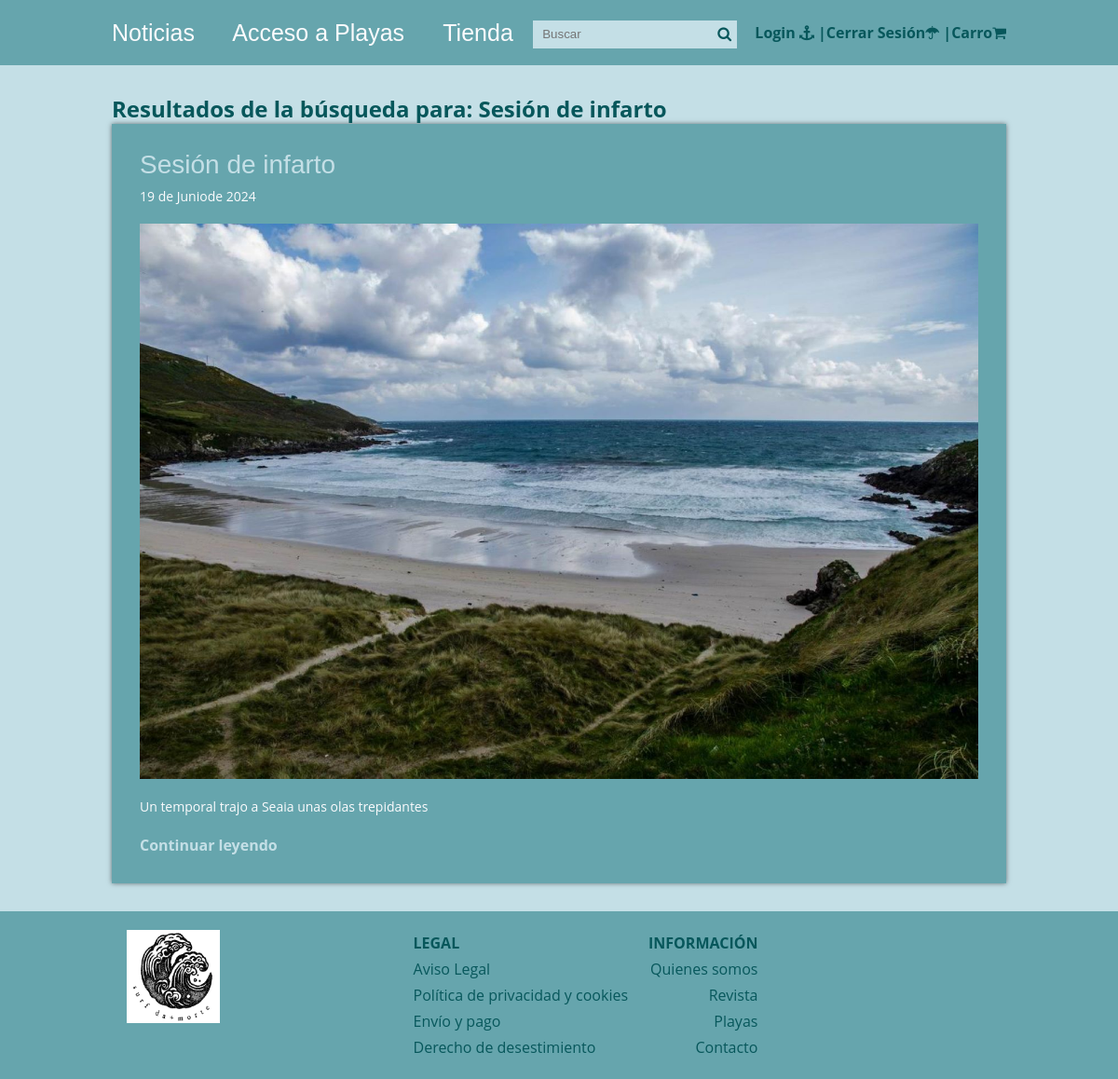
The page /buscador_mejorado.php?busqueda=Sesión de infarto on the database its author committed.
### tables this page shows
CREATE TABLE IF NOT EXISTS Articulos (
    id INT AUTO_INCREMENT PRIMARY KEY,
    titulo VARCHAR(255) NOT NULL,
    extracto TEXT,
    fecha TIMESTAMP DEFAULT CURRENT_TIMESTAMP,
    text TEXT,
    thumb VARCHAR(255),  
    CodCategoria INT,
    FOREIGN KEY (CodCategoria) REFERENCES Categorias_Articulos(CodCategoria)
);

### buscador_mejorado.php (called while the page is built, shortened)
<?php
require 'admin/config.php';
require 'functions.php';
$conexion = conexion($bd_config);
$resultados = [];
if ($_SERVER['REQUEST_METHOD'] == 'GET' && !empty($_GET['busqueda'])) {
    $busqueda = limpiarDatos($_GET['busqueda']);
    $queries = [
        'articulos' => 'SELECT * FROM articulos WHERE titulo LIKE :busqueda OR text LIKE :busqueda',
        'playas' => 'SELECT * FROM playas WHERE nombre LIKE :busqueda OR descripcion LIKE :busqueda',
        'productos' => 'SELECT * FROM productos WHERE nombre LIKE :busqueda OR descripcion LIKE :busqueda'
    ];
    foreach ($queries as $table => $query) {
        $statement = $conexion->prepare($query);
        $statement->execute([':busqueda' => "%$busqueda%"]);
        $resultados = array_merge($resultados, $statement->fetchAll());
    }
} else {
    header('Location: ' . RUTA . '/index.php');
    exit();
}
require 'views/buscar_mejorado.view.php';
?>

### functions.php (called while the page is built, shortened)
<?php
function limpiarDatos($datos){
    $datos = trim($datos);
     $datos = stripslashes($datos);
     $datos = htmlspecialchars($datos);
     return $datos;
}
function fecha($fecha){
    $timestamp = strtotime($fecha);
    $meses = ['Enero', 'Febrero', 'Marzo', 'Abril', 'Mayo', 'Junio', 'Julio', 'Agosto', 'Septiembre', 'Octubre', 'Noviembre', 'Diciembre'];
    $dia = date('d', $timestamp);
    $mes = date('m', $timestamp) - 1;
    $year = date('Y', $timestamp);
    $fecha = "$dia de " .$meses[$mes] . "de $year";
    return $fecha;
}
?>

### views/buscar_mejorado.view.php (the view, shortened to what this page needs)
<?php require 'header.php'; ?>
<div class="contenedor">
    <h2 class="titulo">Resultados de la búsqueda para: <?php echo $busqueda; ?></h2>
    <?php if (empty($resultados)): ?>
        <p>No se encontraron resultados para: <?php echo $busqueda; ?></p>
    <?php else: ?>
        <?php foreach($resultados as $resultado): ?>
            <?php if (isset($resultado['titulo'])): ?>
                <div class="post">
                    <article>
                        <h2 class="titulo">
                            <a href="single.php?id=<?php echo $resultado['id']; ?>">
                                <?php echo $resultado['titulo']; ?>
                            </a>
                        </h2>
                        <p class="fecha"><?php echo fecha($resultado['fecha']); ?></p>
                        <?php if (isset($resultado['thumb'])): ?>
                            <div class="thumb">
                                <a href="single.php?id=<?php echo $resultado['id']; ?>">
                                    <img style="overflow-clip-margin: content-box; overflow: clip;" src="<?php echo RUTA; ?>/imagenes/<?php echo $resultado['thumb']; ?>" alt="">
                                </a>
                            </div>
                        <?php endif; ?>
                        <?php if (isset($resultado['extracto'])): ?>
                            <p class="extracto"><?php echo $resultado['extracto']; ?></p>
                        <?php endif; ?>
                        <a href="single.php?id=<?php echo $resultado['id']; ?>" class="continuar">Continuar leyendo</a>
                    </article>
                </div>
            <?php endif; ?>
        <?php endforeach; ?>
    <?php endif; ?>
</div>
<?php require 'footer.php'; ?>

### css/estilos.css (style rules this page uses)
:root { --color4: #003b46; --color2: #07575b; --color3: #66a5ad; --color1: #c4dfe6; --color5: #fbfbfd; }
* { margin: 0; padding: 0; -webkit-box-sizing: border-box; -moz-box-sizing: border-box; box-sizing: border-box; }
body { font-size: 16px; font-family: 'Open Sans', sans-serif; background: var(--color1); color: var(--color2); margin: 0; }
a { text-decoration: none; color: var(--color5); }
.contenedor { max-width: 1000px; width: 80%; margin: auto; position: relative; }
.post { width: 100%; background: var(--color3); box-shadow: 0px 0px 5px rgba(0,0,0, .5); margin-bottom: 30px; padding: 30px; color: var(--color5); }
.post article .titulo { font-family: "Oswald", Arial, Sans-serif; font-size: 28px; font-weight: normal; line-height: 28px; margin-bottom: 10px; }
.post article .titulo a { color: var(--color1); }
.post article .fecha { color: var(--color5); font-size: 14px; margin-bottom: 20px; }
.post article .thumb { margin-bottom: 20px; }
.post article .thumb img { vertical-align: top; width: 100%; }
.post article .extracto { font-size: 14px; line-height: 20px; margin-bottom: 20px; }
.post article .continuar { color: var(--color1); font-weight: bold; }

### css/views.css (style rules this page uses)
:root { --color3: #66a5ad; --color2: #07575b; --color4: #66a5ad; --color1: #c4dfe6; --color5: #fbfbfd; }

### rows shown on the page
articulos: titulo "Sesión de infarto", fecha "19 de Juniode 2024", thumb (picture), extracto "Un temporal trajo a Seaia unas olas trepidantes"

### other values the page prints
$busqueda "Sesión de infarto"
